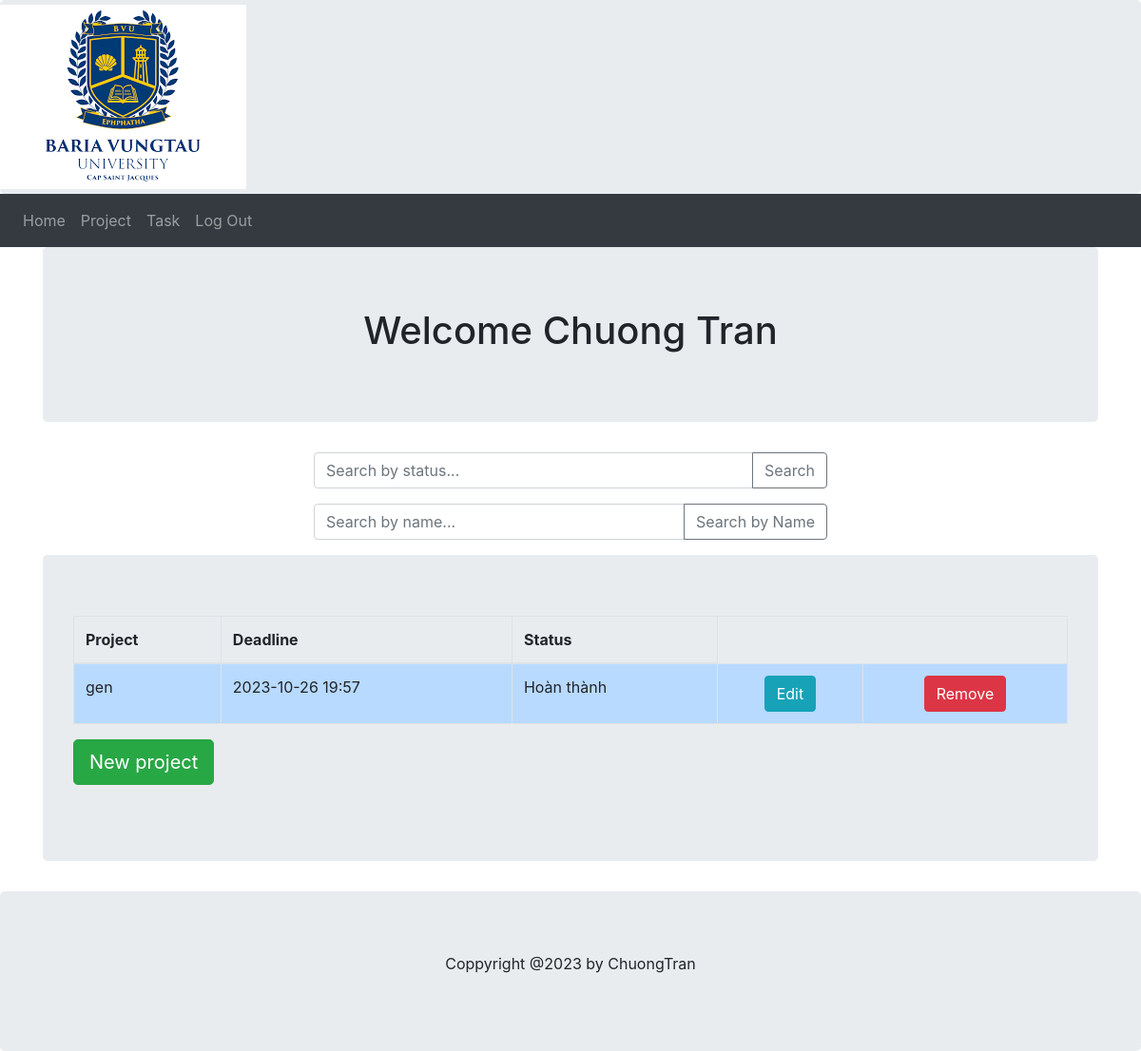
The app's page /userProject (signed in) with its own data.
### models.py (models this page shows, shortened)
class User(db.Model):
    user_id = db.Column(db.Integer, Sequence('user_id_seq'), primary_key=True)
    first_name = db.Column(db.String(64), index=True, nullable=False)
    last_name = db.Column(db.String(64), index=True, nullable=False)
    email = db.Column(db.String(120), index=True, unique=True, nullable=False)
    password_hash = db.Column(db.String(120), nullable=False)
    projects = db.relationship('Project', back_populates = 'user')

class Project(db.Model):
    project_id = db.Column(db.Integer, Sequence('project_id_seq'), primary_key=True)
    name = db.Column(db.String(255), nullable=False)
    description = db.Column(db.String(255), nullable=False)
    deadline = db.Column(db.DateTime, nullable=False)
    tasks = db.relationship('Task', back_populates='project', cascade='all, delete-orphan')
    user_id = db.Column(db.Integer, ForeignKey('user.user_id', name='fk_project_user'))
    user = db.relationship('User', back_populates='projects')
    status_id = db.Column(db.Integer, ForeignKey('status.status_id', name='fk_project_status'))
    status = db.relationship('Status', back_populates='projects')
    def getStatusClass(self):
        if (self.status_id == 1):
            return "table-danger"
        elif (self.status_id == 2):
            return "table-warning"
        elif (self.status_id == 3):
            return "table-info"
        else:
            return "table-primary"

class Status(db.Model):
    status_id = db.Column(db.Integer, Sequence('status_id_seq'), primary_key=True)
    description = db.Column(db.String(255), nullable=False)
    projects = db.relationship('Project', back_populates='status')
    tasks = db.relationship('Task', back_populates='status')
    def __repr__(self):
        return '{}'.format(self.description)

### main.py (the view)
@app.route('/userProject', methods=['GET', 'POST'])
def userProject():
    _user_id = session.get('user')
    if _user_id:
        user = db.session.query(models.User).filter_by(user_id=_user_id).first()
        return render_template('userproject.html', user = user)
    else:
        return redirect('/')

### templates/userproject.html (shortened to what this page needs)
{% extends "userbase.html" %}
{% block content %}
    <div class="container">
        <div class="jumbotron text-center">
            <h1>Welcome {{ user.first_name }} {{ user.last_name }}</h1>
        </div>
        <div class="row justify-content-center">
            <div class="col-md-6">
                <form action="/searchProject" method="post">
                    <div class="input-group mb-3">
                        <input type="text" class="form-control" placeholder="Search by status..." name="search_query" aria-describedby="button-addon2">
                        <div class="input-group-append">
                            <button class="btn btn-outline-secondary" type="submit" id="button-addon2">Search</button>
                        </div>
                    </div>
                </form>
            </div>
        </div>
        <div class="row justify-content-center">
            <div class="col-md-6">
                <form action="/searchByNameProject" method="post">
                    <div class="input-group mb-3">
                        <input type="text" class="form-control" placeholder="Search by name..." name="search_name_query" aria-describedby="button-addon3">
                        <div class="input-group-append">
                            <button class="btn btn-outline-secondary" type="submit" id="button-addon3">Search by Name</button>
                        </div>
                    </div>
                </form>
            </div>
        </div>
        {% if user.projects %}
        <div class="jumbotron">
            <table class="table table-striped table-bordered table-hover">
                <thead>
                    <tr>
                        <th>Project</th>
                        <th>Deadline</th>
                        <th>Status</th>
                    </tr>
                </thead>
                <tbody>
                    {% for project in user.projects %}
                        <tr class="{{ project.getStatusClass() }}">
                            <td>{{ project.name }}</td>
                            <td>{{ project.deadline.strftime('%Y-%m-%d %H:%M') }}</td>
                            <td>{{ project.status }}</td>
                            <td class="text-center">
                                <form action="/editProject" method="post">
                                    <button type="submit" class="btn btn-info">Edit</button>
                                </form>
                            </td>
                            <td class="text-center">
                                <form action="/deleteProject" method="post">
                                    <button type="submit" class="btn btn-danger">Remove</button>
                                </form>
                            </td>
                        </tr>
                    {% endfor %}
                </tbody>
            </table>
            <p><a class="btn btn-lg btn-success" href="/newProject">New project</a></p>
        </div>
        {% endif %}
    </div>
{% endblock %}

### templates/userbase.html (shortened to what this page needs)
<!DOCTYPE html>
<html lang="en">
    <head>
        <link href="../static/bootstrap-4/css/bootstrap.min.css" rel="stylesheet">
    </head>
    <body>
        <div class="jumbotron" style="margin-bottom: 0; padding: 0;">
            <a class="navbar-brand" href="/userHome">
                <img src="../static/imgs/bvu.png" alt="logo" style="height: max-content; background-color: transparent;">
            </a>
        </div>
        <nav class="navbar navbar-expand-sm bg-dark navbar-dark">
            <ul class="navbar-nav">
                <li class="nav-item">
                    <a class="nav-link" href="#">Home</a>
                </li>
                <li class="nav-item">
                    <a class="nav-link" href="/userProject">Project</a>
                </li>
                <li class="nav-item">
                    <a class="nav-link" href="/userTask">Task</a>
                </li>
                <li class="nav-item">
                    <a class="nav-link" href="/logOut">Log Out</a>
                </li>
            </ul>
        </nav>
        {% block content %}{% endblock %}
        <div class="jumbotron text-center" style="margin-bottom: 0">
            <p>Coppyright @2023 by ChuongTran</p>
        </div>
    </body>
</html>

### records on screen
User: first_name "Chuong", last_name "Tran"
Project: name "gen", deadline "2023-10-26 19:57", status "Hoàn thành"
